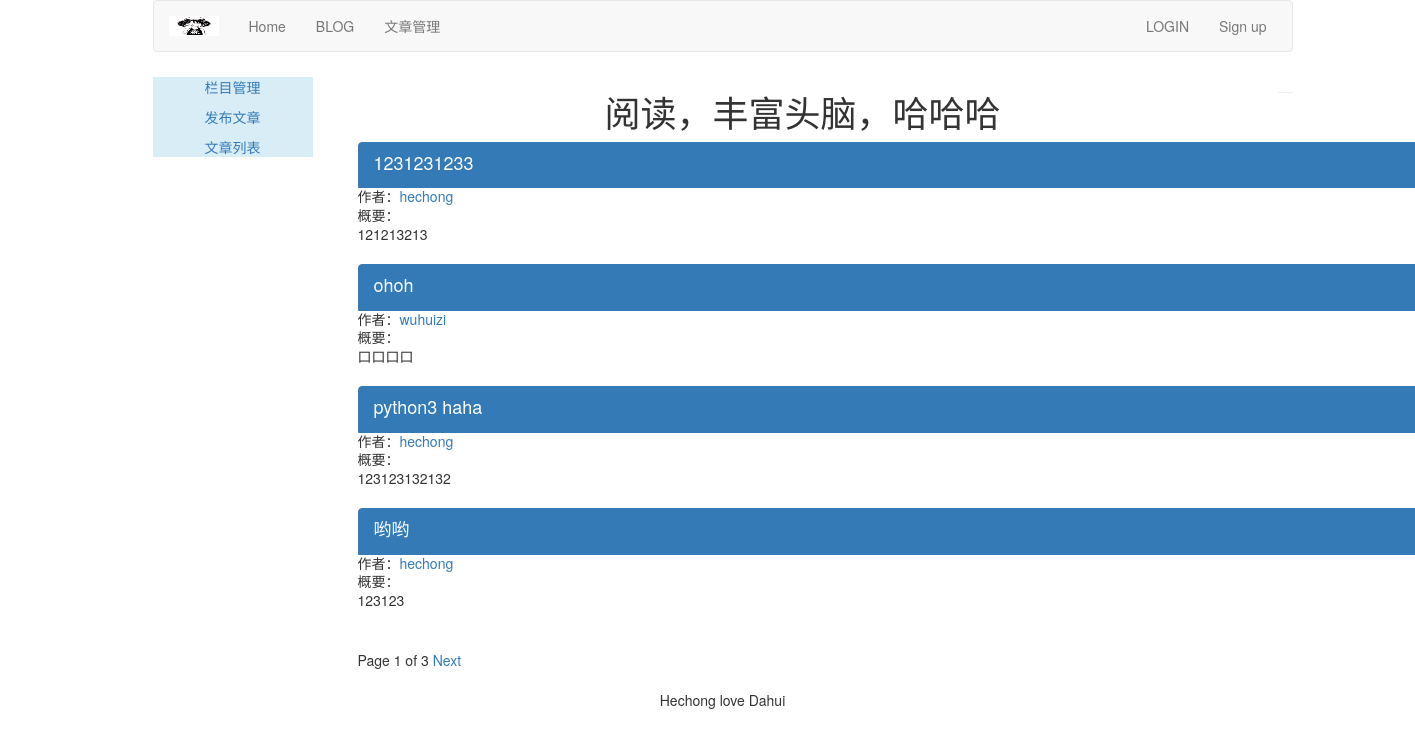
The page /article/list-article-titles on the database its author committed.
### article/models.py (models this page shows, shortened)
class ArticlePost(models.Model):
    author = models.ForeignKey(User,related_name='article',on_delete= models.CASCADE)
    title = models.CharField(max_length=200)
    slug = models.SlugField(max_length=500)
    column = models.ForeignKey(ArticleColumn,related_name='article_column',on_delete= models.CASCADE)
    body = models.TextField()
    created = models.DateTimeField(default=timezone.now())
    updated = models.DateTimeField(auto_now=True)
    class Meta:
        ordering = ('title',)
        index_together=(('id','slug'),)
    def get_url_path(self):
        return reverse('article:list_article_detail',args=[self.id,self.slug])

### article/list_views.py (the view)
# urls.py: path('list-article-titles',list_views.article_titles,name='article_titles'),
def article_titles(request,username=None):
    if username:
        user = User.objects.get(username=username)
        articles_title = ArticlePost.objects.filter(author=user)
    else:
        articles_title = ArticlePost.objects.all()
    paginator = Paginator(articles_title,4)
    page= request.GET.get('page')
    try:
        current_page = paginator.page(page)
        articles = current_page.object_list
    except PageNotAnInteger:
        current_page = paginator.page(1)
        articles = current_page.object_list
    except EmptyPage:
        current_page = paginator.page(paginator.num_pages)
        articles = current_page.object_list
    return render(request,'article/list/article_titles.html',{'articles':articles,'page':current_page})

### templates/article/list/article_titles.html (shortened to what this page needs)
{% extends 'article/base.html'%}
{% block content %}
<div class="row text-center vertical-middle-sm">
    <h1>阅读，丰富头脑，哈哈哈</h1>
</div>
<div class="container">
    {% for article in articles %}
        <div class="list-group">
        <a href="{{ article.get_url_path}}" class="list-group-item active">
            <h4 class="list-group-item-heading">{{article.title}}</h4></a>
            <p class="list-group-item-text">作者：<a href="{% url 'article:author_articles' article.author.username %}">{{article.author.username}}</a> </p>
            <p class="list-group-item-text">概要：{{article.body|slice:'70' |linebreaks}}</p>
        </div>
    {% endfor %}
{% include 'article/paginator.html' %}
</div>
{% endblock %}

### templates/article/base.html (shortened to what this page needs)
<!DOCTYPE html>
{% load static %}
<html lang="zh-cn">
<head>
    <link rel='stylesheet' href="{% static 'css/bootstrap.css' %}">
</head>
<body>
<div class="container">
    {% include 'article/header.html' %}
    <div class="col-md-2">
        {% include 'article/leftslider.html' %}
    </div>
    <div class="col-md-10">
        {% block content %}
        {% endblock %}
    </div>
    {% include 'footer.html' %}
</div>
</body>
</html>

### templates/article/header.html
{% load static %}
<div class="container">
    <nav class="navbar navbar-default" role="navigation">
    <div class="navbar-brand" href="http://www.itdiffer.com">
        <img src="{% static '/images/logo.jpg' %}" width="50px"  height="20px" alt="" >
    </div>
    <div>
        <ul class="nav navbar-nav" role="tablist">
            <li><a href="{% url 'home' %}">Home</a></li>
            <li><a href="{% url 'blog:blog_title' %}">BLOG</a></li>
            <li><a href="{% url 'article:article_titles' %}">文章管理</a></li>
        </ul>
        <ul class="nav navbar-nav navbar-right" style="margin-right: 10px">
                {% if user.is_authenticated %}
                    <li>
                    <div class="dropdown" style="margin-top:8px">
                        <button class='btn btn-default dropdown-toggle' type='button' id='dropdownMenu' data-toggle='dropdown'>{{ user.username }}
                            <span class='caret'></span>
                        </button>
                        <ul class="dropdown-menu">
                            <li><a href="{% url 'account:password_change' %}">修改密码</a></li>
                            <li><a href="{% url 'account:my_information' %}">我的信息</a></li>
                            <li><a href="{% url 'article:article_column' %}">后台管理</a></li>
                        </ul>
                    </div>
                </li>
                    <li><a href="{% url 'account:user_logout' %}">Logout</a></li>
                {%else  %}
                <li><a href="{% url 'account:user_login' %}">LOGIN</a></li>
                {%endif  %}
                <li><a href="{% url 'account:user_register' %}">Sign up</a></li>
            </ul>
    </div>
    </nav>
</div>

### templates/article/leftslider.html
<div class="bg-info">
    <div class="text-center" style="margin-top: 5px">
        <p><a href="{% url 'article:article_column' %}">栏目管理</a></p>
        <p><a href="{% url 'article:article_post' %}">发布文章</a></p>
        <p><a href="{% url 'article:article_list' %}">文章列表</a></p>
    </div>
</div>

### templates/article/paginator.html (shortened to what this page needs)
<div class="pagination">
    <span class="step-links">
    <span class="current">
        Page {{page.number}} of {{page.paginator.num_pages}}
    </span>
    {% if page.has_next %}
        <a href="?page={{page.next_page_number}}">Next</a>
    {% endif %}
    </span>
</div>

### templates/footer.html
<div class="container">
    <hr>
    <p class="text-center">Hechong love Dahui</p>
</div>

### rows shown on the page
ArticlePost: title "1231231233", author.username "hechong", body "121213213"
ArticlePost: title "ohoh", author.username "wuhuizi", body "口口口口"
ArticlePost: title "python3 haha", author.username "hechong", body "123123132132"
ArticlePost: title "哟哟", author.username "hechong", body "123123"

### other values the page prints
{{ page.number }} "1"
{{ page.paginator.num_pages }} "3"
